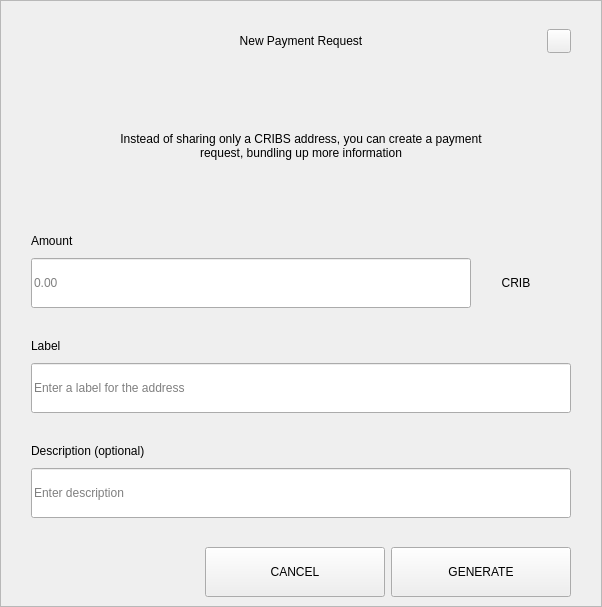
<?xml version="1.0" encoding="UTF-8"?>
<ui version="4.0">
 <class>RequestDialog</class>
 <widget class="QDialog" name="RequestDialog">
  <property name="geometry">
   <rect>
    <x>0</x>
    <y>0</y>
    <width>602</width>
    <height>607</height>
   </rect>
  </property>
  <property name="windowTitle">
   <string>Dialog</string>
  </property>
  <layout class="QVBoxLayout" name="verticalLayout_5">
   <property name="spacing">
    <number>0</number>
   </property>
   <property name="leftMargin">
    <number>0</number>
   </property>
   <property name="topMargin">
    <number>0</number>
   </property>
   <property name="rightMargin">
    <number>0</number>
   </property>
   <property name="bottomMargin">
    <number>0</number>
   </property>
   <item>
    <widget class="QFrame" name="frame">
     <property name="styleSheet">
      <string notr="true"/>
     </property>
     <property name="frameShape">
      <enum>QFrame::StyledPanel</enum>
     </property>
     <property name="frameShadow">
      <enum>QFrame::Raised</enum>
     </property>
     <layout class="QVBoxLayout" name="verticalLayout_4" stretch="1,0,0">
      <property name="spacing">
       <number>0</number>
      </property>
      <property name="leftMargin">
       <number>30</number>
      </property>
      <property name="topMargin">
       <number>20</number>
      </property>
      <property name="rightMargin">
       <number>30</number>
      </property>
      <property name="bottomMargin">
       <number>0</number>
      </property>
      <item>
       <layout class="QHBoxLayout" name="horizontalLayout_3">
        <property name="spacing">
         <number>0</number>
        </property>
        <item>
         <spacer name="horizontalSpacer_21">
          <property name="orientation">
           <enum>Qt::Horizontal</enum>
          </property>
          <property name="sizeHint" stdset="0">
           <size>
            <width>40</width>
            <height>20</height>
           </size>
          </property>
         </spacer>
        </item>
        <item>
         <widget class="QLabel" name="labelTitle">
          <property name="minimumSize">
           <size>
            <width>0</width>
            <height>40</height>
           </size>
          </property>
          <property name="maximumSize">
           <size>
            <width>16777215</width>
            <height>40</height>
           </size>
          </property>
          <property name="styleSheet">
           <string notr="true">padding-left:24px;</string>
          </property>
          <property name="text">
           <string>New Payment Request</string>
          </property>
          <property name="alignment">
           <set>Qt::AlignCenter</set>
          </property>
          <property name="margin">
           <number>7</number>
          </property>
         </widget>
        </item>
        <item>
         <spacer name="horizontalSpacer">
          <property name="orientation">
           <enum>Qt::Horizontal</enum>
          </property>
          <property name="sizeHint" stdset="0">
           <size>
            <width>40</width>
            <height>20</height>
           </size>
          </property>
         </spacer>
        </item>
        <item>
         <widget class="QPushButton" name="btnEsc">
          <property name="minimumSize">
           <size>
            <width>24</width>
            <height>24</height>
           </size>
          </property>
          <property name="maximumSize">
           <size>
            <width>24</width>
            <height>24</height>
           </size>
          </property>
          <property name="focusPolicy">
           <enum>Qt::NoFocus</enum>
          </property>
          <property name="text">
           <string/>
          </property>
         </widget>
        </item>
       </layout>
      </item>
      <item>
       <widget class="QStackedWidget" name="stack">
        <property name="minimumSize">
         <size>
          <width>540</width>
          <height>0</height>
         </size>
        </property>
        <property name="maximumSize">
         <size>
          <width>540</width>
          <height>16777215</height>
         </size>
        </property>
        <property name="currentIndex">
         <number>0</number>
        </property>
        <widget class="QWidget" name="page_1">
         <property name="minimumSize">
          <size>
           <width>540</width>
           <height>0</height>
          </size>
         </property>
         <property name="maximumSize">
          <size>
           <width>540</width>
           <height>16777215</height>
          </size>
         </property>
         <layout class="QVBoxLayout" name="layout1">
          <property name="spacing">
           <number>0</number>
          </property>
          <property name="leftMargin">
           <number>0</number>
          </property>
          <property name="topMargin">
           <number>0</number>
          </property>
          <property name="rightMargin">
           <number>0</number>
          </property>
          <property name="bottomMargin">
           <number>0</number>
          </property>
          <item>
           <spacer name="verticalSpacer_21">
            <property name="orientation">
             <enum>Qt::Vertical</enum>
            </property>
            <property name="sizeType">
             <enum>QSizePolicy::Fixed</enum>
            </property>
            <property name="sizeHint" stdset="0">
             <size>
              <width>20</width>
              <height>30</height>
             </size>
            </property>
           </spacer>
          </item>
          <item alignment="Qt::AlignHCenter">
           <widget class="QLabel" name="labelMessage">
            <property name="minimumSize">
             <size>
              <width>400</width>
              <height>50</height>
             </size>
            </property>
            <property name="text">
             <string>Instead of sharing only a CRIBS address, you can create a payment request, bundling up more information</string>
            </property>
            <property name="alignment">
             <set>Qt::AlignCenter</set>
            </property>
            <property name="wordWrap">
             <bool>true</bool>
            </property>
           </widget>
          </item>
          <item alignment="Qt::AlignBottom">
           <widget class="QWidget" name="containerAmount" native="true">
            <layout class="QVBoxLayout" name="verticalLayout">
             <property name="spacing">
              <number>9</number>
             </property>
             <property name="leftMargin">
              <number>0</number>
             </property>
             <property name="topMargin">
              <number>0</number>
             </property>
             <property name="rightMargin">
              <number>0</number>
             </property>
             <property name="bottomMargin">
              <number>0</number>
             </property>
             <item>
              <widget class="QLabel" name="labelSubtitleAmount">
               <property name="minimumSize">
                <size>
                 <width>350</width>
                 <height>16</height>
                </size>
               </property>
               <property name="maximumSize">
                <size>
                 <width>16777215</width>
                 <height>16</height>
                </size>
               </property>
               <property name="text">
                <string>Amount</string>
               </property>
              </widget>
             </item>
             <item alignment="Qt::AlignTop">
              <widget class="QWidget" name="layoutAmount" native="true">
               <layout class="QHBoxLayout" name="horizontalLayout" stretch="2,0">
                <property name="spacing">
                 <number>0</number>
                </property>
                <property name="leftMargin">
                 <number>0</number>
                </property>
                <property name="topMargin">
                 <number>0</number>
                </property>
                <property name="rightMargin">
                 <number>0</number>
                </property>
                <property name="bottomMargin">
                 <number>0</number>
                </property>
                <item>
                 <widget class="QLineEdit" name="lineEditAmount">
                  <property name="minimumSize">
                   <size>
                    <width>0</width>
                    <height>50</height>
                   </size>
                  </property>
                  <property name="maximumSize">
                   <size>
                    <width>16777215</width>
                    <height>50</height>
                   </size>
                  </property>
                  <property name="placeholderText">
                   <string notr="true">0.00</string>
                  </property>
                 </widget>
                </item>
                <item>
                 <widget class="QWidget" name="comboContainer" native="true">
                  <property name="minimumSize">
                   <size>
                    <width>100</width>
                    <height>50</height>
                   </size>
                  </property>
                  <property name="maximumSize">
                   <size>
                    <width>16777215</width>
                    <height>50</height>
                   </size>
                  </property>
                  <layout class="QHBoxLayout" name="horizontalLayout_31">
                   <property name="spacing">
                    <number>0</number>
                   </property>
                   <property name="leftMargin">
                    <number>0</number>
                   </property>
                   <property name="topMargin">
                    <number>0</number>
                   </property>
                   <property name="rightMargin">
                    <number>10</number>
                   </property>
                   <property name="bottomMargin">
                    <number>0</number>
                   </property>
                   <item>
                    <widget class="QLabel" name="comboBoxCoin">
                     <property name="text">
                      <string>CRIB</string>
                     </property>
                     <property name="alignment">
                      <set>Qt::AlignCenter</set>
                     </property>
                    </widget>
                   </item>
                  </layout>
                 </widget>
                </item>
               </layout>
              </widget>
             </item>
            </layout>
           </widget>
          </item>
          <item>
           <spacer name="verticalSpacer_31">
            <property name="orientation">
             <enum>Qt::Vertical</enum>
            </property>
            <property name="sizeType">
             <enum>QSizePolicy::Fixed</enum>
            </property>
            <property name="sizeHint" stdset="0">
             <size>
              <width>20</width>
              <height>30</height>
             </size>
            </property>
           </spacer>
          </item>
          <item>
           <layout class="QVBoxLayout" name="verticalLayoutLabel">
            <property name="spacing">
             <number>9</number>
            </property>
            <item>
             <widget class="QLabel" name="labelSubtitleLabel">
              <property name="minimumSize">
               <size>
                <width>0</width>
                <height>16</height>
               </size>
              </property>
              <property name="maximumSize">
               <size>
                <width>16777215</width>
                <height>16</height>
               </size>
              </property>
              <property name="text">
               <string>Label</string>
              </property>
             </widget>
            </item>
            <item>
             <widget class="QLineEdit" name="lineEditLabel">
              <property name="minimumSize">
               <size>
                <width>0</width>
                <height>50</height>
               </size>
              </property>
              <property name="maximumSize">
               <size>
                <width>16777215</width>
                <height>50</height>
               </size>
              </property>
              <property name="placeholderText">
               <string>Enter a label for the address</string>
              </property>
             </widget>
            </item>
           </layout>
          </item>
          <item>
           <spacer name="verticalSpacer_34">
            <property name="orientation">
             <enum>Qt::Vertical</enum>
            </property>
            <property name="sizeType">
             <enum>QSizePolicy::Fixed</enum>
            </property>
            <property name="sizeHint" stdset="0">
             <size>
              <width>20</width>
              <height>30</height>
             </size>
            </property>
           </spacer>
          </item>
          <item>
           <layout class="QVBoxLayout" name="verticalLayoutDescription">
            <property name="spacing">
             <number>9</number>
            </property>
            <item>
             <widget class="QLabel" name="labelSubtitleDescription">
              <property name="minimumSize">
               <size>
                <width>0</width>
                <height>16</height>
               </size>
              </property>
              <property name="maximumSize">
               <size>
                <width>16777215</width>
                <height>16</height>
               </size>
              </property>
              <property name="text">
               <string>Description (optional)</string>
              </property>
             </widget>
            </item>
            <item>
             <widget class="QLineEdit" name="lineEditDescription">
              <property name="minimumSize">
               <size>
                <width>0</width>
                <height>50</height>
               </size>
              </property>
              <property name="maximumSize">
               <size>
                <width>16777215</width>
                <height>50</height>
               </size>
              </property>
              <property name="placeholderText">
               <string>Enter description</string>
              </property>
             </widget>
            </item>
            <item>
             <spacer name="verticalSpacer_4">
              <property name="orientation">
               <enum>Qt::Vertical</enum>
              </property>
              <property name="sizeType">
               <enum>QSizePolicy::Fixed</enum>
              </property>
              <property name="sizeHint" stdset="0">
               <size>
                <width>20</width>
                <height>20</height>
               </size>
              </property>
             </spacer>
            </item>
           </layout>
          </item>
         </layout>
        </widget>
        <widget class="QWidget" name="page_2">
         <layout class="QVBoxLayout" name="layout2">
          <item>
           <spacer name="verticalSpacer_5">
            <property name="orientation">
             <enum>Qt::Vertical</enum>
            </property>
            <property name="sizeType">
             <enum>QSizePolicy::Fixed</enum>
            </property>
            <property name="sizeHint" stdset="0">
             <size>
              <width>20</width>
              <height>50</height>
             </size>
            </property>
           </spacer>
          </item>
          <item alignment="Qt::AlignHCenter">
           <widget class="QLabel" name="labelQrImg">
            <property name="minimumSize">
             <size>
              <width>260</width>
              <height>260</height>
             </size>
            </property>
            <property name="maximumSize">
             <size>
              <width>260</width>
              <height>260</height>
             </size>
            </property>
            <property name="text">
             <string/>
            </property>
            <property name="alignment">
             <set>Qt::AlignCenter</set>
            </property>
           </widget>
          </item>
          <item>
           <spacer name="verticalSpacer_2">
            <property name="orientation">
             <enum>Qt::Vertical</enum>
            </property>
            <property name="sizeType">
             <enum>QSizePolicy::Fixed</enum>
            </property>
            <property name="sizeHint" stdset="0">
             <size>
              <width>20</width>
              <height>30</height>
             </size>
            </property>
           </spacer>
          </item>
          <item alignment="Qt::AlignHCenter">
           <widget class="QLabel" name="labelAddress">
            <property name="text">
             <string>D7VFR83SQbiezrW72hjcWJtcfip5krte2Z </string>
            </property>
           </widget>
          </item>
          <item>
           <spacer name="verticalSpacer_32">
            <property name="orientation">
             <enum>Qt::Vertical</enum>
            </property>
            <property name="sizeType">
             <enum>QSizePolicy::Expanding</enum>
            </property>
            <property name="sizeHint" stdset="0">
             <size>
              <width>20</width>
              <height>20</height>
             </size>
            </property>
           </spacer>
          </item>
          <item>
           <layout class="QHBoxLayout" name="horizontal">
            <property name="leftMargin">
             <number>20</number>
            </property>
            <property name="rightMargin">
             <number>20</number>
            </property>
            <property name="bottomMargin">
             <number>20</number>
            </property>
            <item>
             <spacer name="horizontalSpacer_4">
              <property name="orientation">
               <enum>Qt::Horizontal</enum>
              </property>
              <property name="sizeHint" stdset="0">
               <size>
                <width>40</width>
                <height>20</height>
               </size>
              </property>
             </spacer>
            </item>
            <item>
             <widget class="QPushButton" name="btnCopyAddress">
              <property name="minimumSize">
               <size>
                <width>180</width>
                <height>50</height>
               </size>
              </property>
              <property name="text">
               <string>COPY ADDRESS</string>
              </property>
             </widget>
            </item>
            <item>
             <widget class="QPushButton" name="btnCopyUrl">
              <property name="minimumSize">
               <size>
                <width>180</width>
                <height>50</height>
               </size>
              </property>
              <property name="text">
               <string>COPY URL</string>
              </property>
             </widget>
            </item>
            <item>
             <spacer name="horizontalSpacer_2">
              <property name="orientation">
               <enum>Qt::Horizontal</enum>
              </property>
              <property name="sizeHint" stdset="0">
               <size>
                <width>40</width>
                <height>20</height>
               </size>
              </property>
             </spacer>
            </item>
           </layout>
          </item>
         </layout>
        </widget>
       </widget>
      </item>
      <item>
       <widget class="QWidget" name="buttonsStack" native="true">
        <layout class="QHBoxLayout" name="horizontalLayout_5">
         <property name="leftMargin">
          <number>20</number>
         </property>
         <property name="rightMargin">
          <number>0</number>
         </property>
         <item>
          <spacer name="horizontalSpacer_41">
           <property name="orientation">
            <enum>Qt::Horizontal</enum>
           </property>
           <property name="sizeHint" stdset="0">
            <size>
             <width>40</width>
             <height>20</height>
            </size>
           </property>
          </spacer>
         </item>
         <item>
          <widget class="QPushButton" name="btnCancel">
           <property name="minimumSize">
            <size>
             <width>180</width>
             <height>50</height>
            </size>
           </property>
           <property name="focusPolicy">
            <enum>Qt::NoFocus</enum>
           </property>
           <property name="text">
            <string>CANCEL</string>
           </property>
          </widget>
         </item>
         <item>
          <widget class="QPushButton" name="btnSave">
           <property name="minimumSize">
            <size>
             <width>180</width>
             <height>50</height>
            </size>
           </property>
           <property name="focusPolicy">
            <enum>Qt::NoFocus</enum>
           </property>
           <property name="text">
            <string>GENERATE</string>
           </property>
          </widget>
         </item>
        </layout>
       </widget>
      </item>
     </layout>
    </widget>
   </item>
  </layout>
 </widget>
 <resources/>
 <connections/>
</ui>
